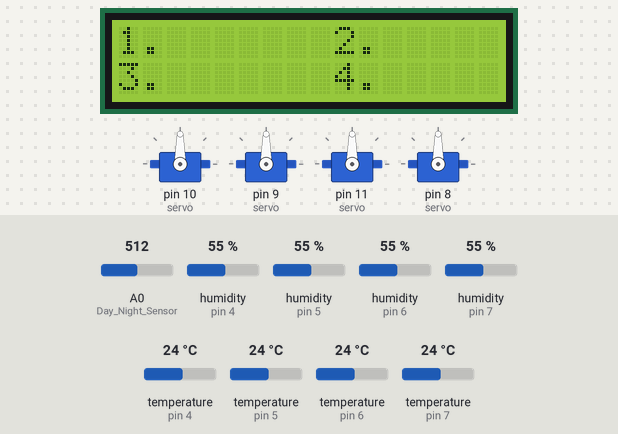
This sketch was run on a simulated Arduino Mega 2560, built with avr-gcc and run on an emulated ATmega2560. On the bench: 16×2 character LCD, 4 × servo. The test bench sets the inputs (shaded band); at power-on: A0 (Day_Night_Sensor) = 512, humidity (sensors on pin 4, pin 5, pin 6, pin 7) 55 %, temperature (sensors on pin 4, pin 5, pin 6, pin 7) 24 °C.

Above: at 1.2 s.
1.3 s: A0 (Day_Night_Sensor) set to 619
2.8 s: A0 (Day_Night_Sensor) set to 641
At 3.3 s:
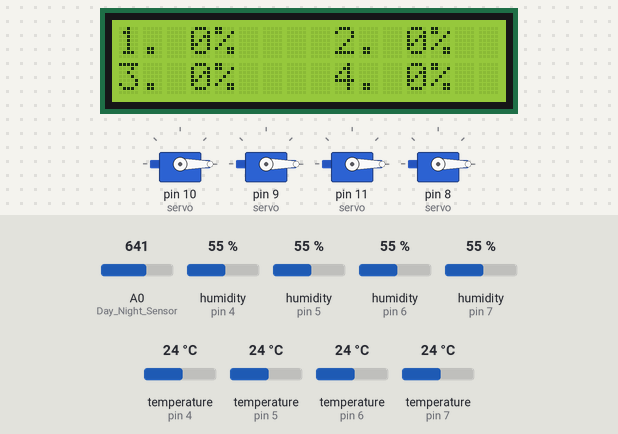
Timing chart, 0 to 5.8 s (numbered marks = the images above; inputs shaded):
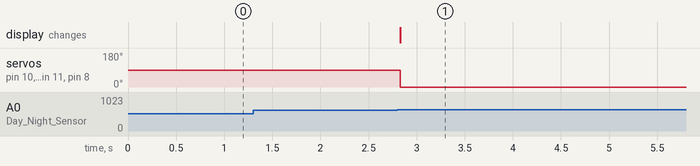

The sketch:

sketch.ino
```cpp
#include <DHT.h>
#include <Servo.h>
#include <LiquidCrystal_I2C.h>
#include "Predict_Water_Percentage.h"

LiquidCrystal_I2C lcd(0x27,16,2);

#define DHTPIN1 7
#define DHTPIN2 5
#define DHTPIN3 6
#define DHTPIN4 4
#define Day_Night_Sensor A0

DHT dht[] = {{DHTPIN1, DHT22},{DHTPIN2, DHT22},{DHTPIN3, DHT22},{DHTPIN4, DHT22},};

float humidity[4] = {0,0,0,0},H_temp[4];
float temperature[4] = {0,0,0,0},T_temp[4];
int water_percent[4] = {0,0,0,0},W_temp[4];
int flag = 1;

const float GAMMA = 0.7;
const float RL10 = 50;

Servo servo[4];

void setup()
{
  lcd.init(); // initialize the lcd
  lcd.backlight();
  for (auto& sensor : dht)
  {
    sensor.begin();
  }
  pinMode(Day_Night_Sensor, INPUT);

  servo[0].attach(10);
  servo[1].attach(9);
  servo[2].attach(11);
  servo[3].attach(8);

  lcd.setCursor(0,0);
  lcd.print("1.");
  lcd.setCursor(9,0);
  lcd.print("2.");
  lcd.setCursor(0,1);
  lcd.print("3.");
  lcd.setCursor(9,1);
  lcd.print("4.");
}

void read_temp_humid()
{
  for (int i = 0; i < 4; i++)
  {
    T_temp[i] = dht[i].readTemperature();
    H_temp[i] = dht[i].readHumidity();
  }
}

int  predict_water(float temp, float humid)
{
  float water_percent = 0;
  water_percent = predict_water_percentage(humid,temp);
  water_percent = water_percent * 100;
  int percent = int(water_percent);
  return percent;
}

void Change_Water_Flow(int percentage, int pos)
{
  float change = percentage * 0.01;
  int mov = 180 * change;
  servo[pos].write(mov);
  write_Percent_lcd(pos);
}

void Erase_LCD(int pos)
{
  switch (pos)
  {
    case 0:
    {
      lcd.setCursor(3,0);
	    lcd.print("    ");
      break;
    }
    case 1:
    {
      lcd.setCursor(12,0);
	    lcd.print("    ");
      break;
      break;
    }
    case 2:
    {
      lcd.setCursor(3,1);
	    lcd.print("    ");
      break;
    }
    case 3:
    {
     lcd.setCursor(12,1);
	    lcd.print("    ");
      break;
    }
}
}
void write_Percent_lcd(int pos)
{
  switch (pos)
  {
    case 0:
    {
      Erase_LCD(pos);
      lcd.setCursor(3,0);
	    lcd.print(water_percent[0]);
      lcd.print("%");
      break;
    }
    case 1:
    {
      Erase_LCD(pos);
      lcd.setCursor(12,0);
	    lcd.print(water_percent[1]);
      lcd.print("%");
      break;
    }
    case 2:
    {
      Erase_LCD(pos);
      lcd.setCursor(3,1);
	    lcd.print(water_percent[2]);
      lcd.print("%");
      break;
    }
    case 3:
    {
      Erase_LCD(pos);
      lcd.setCursor(12,1);
	    lcd.print(water_percent[3]);
      lcd.print("%");
      break;
    }
}
}

void Stop_Water_Flow()
{
  for(int i = 0; i < 4; i++)
  {
    servo[i].write(0);
    temperature[i]   = 0;
    humidity[i]      = 0;
    water_percent[i] = 0;
    write_Percent_lcd(i);
  }
}
int Day()
{
  int analogValue = analogRead(Day_Night_Sensor);
  float voltage = analogValue / 1024. * 5;
  float resistance = 2000 * voltage / (1 - voltage / 5);
  float lux = pow(RL10 * 1e3 * pow(10, GAMMA) / resistance, (1 / GAMMA));
  if (lux > 50)
    return 1;
  else
    return 0;
}
void loop()
{
  if (Day())
   {
      read_temp_humid();
      for(int i = 0 ; i < 4 ; i++)
      {
        if(T_temp[i] != temperature[i] || H_temp[i] != humidity[i])
        {
          temperature[i] = T_temp[i]; humidity[i] = H_temp[i];
          W_temp[i] = predict_water(temperature[i], humidity[i]);
        }
      }
      for(int i = 0 ; i < 4 ; i++)
      {
        if(W_temp[i] != water_percent[i])
        {
          water_percent[i] = W_temp[i];
          Change_Water_Flow(water_percent[i], i); // For changing water flow percentage
        }
      }
      flag = 1;
    }
  else
  {
    if(flag == 1)
    {
      flag = 0;
      Stop_Water_Flow();
    }
  }
}
```

Predict_Water_Percentage.h
```cpp
// #include<iostream>
#ifndef Start

// #include<iostream>
#include <math.h>
// using namespace std;

const int m = 8;
float hidden_layer_input[8];
float hidden_layer_output[9];
float output = 0;

//multiply hidden layer with weights
void input_multliply(float input[],int size,float weights[][m],int column){

    int rows = size;
    int cols = column;
    float temp[rows][cols];

    for (int i = 0; i < rows; i++)
    {
        for (int j = 0; j < cols; j++)
        {
            temp[i][j] = input[i]*weights[i][j];
        }
    }


    for (int i = 0; i < cols; i++)
    {
        hidden_layer_input[i]=0;
    }

    for (int i = 0; i < cols; i++)
    {
        float sum = 0;
        for (int j = 0; j < rows; j++)
        {
           sum = sum + temp[j][i];
        }
        hidden_layer_input[i] = sum;
    }


}


//multiply last hidden layer with weights
void input_multliply_last(float input[],int size,float weights[][1],int column){

    int rows = size;
    int cols = column;
    float temp[rows][cols];

    for (int i = 0; i < rows; i++)
    {
        for (int j = 0; j < cols; j++)
        {
            temp[i][j] = input[i]*weights[i][j];
        }
    }


    for (int i = 0; i < 9; i++)
    {
        hidden_layer_input[i]=0;
    }

    for (int i = 0; i < cols; i++)
    {
        float sum = 0;
        for (int j = 0; j < rows; j++)
        {
           sum = sum + temp[j][i];
        }
        hidden_layer_input[i] = sum;
    }


    //         for (int i = 0; i < 9; i++)
    // {
    //     cout << "Element at x[" << i
    //              << "]: ";
    //         cout << hidden_layer_input[i]<<endl;
    // }

}


//relu function
void relu(float input[],int size){

    for (int i = 0; i < size; i++)
    {
         if(input[i] <= 0){
             hidden_layer_output[i] = 0;
         }
         else{
             hidden_layer_output[i] = input[i];
         }
    }
    hidden_layer_output[8] = 1;

}


//sigmoid function
void sigmoid (float input[]) {

        output = 1 / (1 + exp(-input[0]));

}
float hi(float temp,float humid)
{
    float sum = temp + humid ;
    float average = sum / 1.8;
    average = average / 100;
    return average;
}


float predict_water_percentage(float humid,float temp)
{

    float input_layer_weights[3][8]={{-0.57856506, -0.08213568, -0.43907085, -0.3036409 ,  0.6628046 ,
         0.7553534 ,  0.14372635, -0.58095},
        {0.7047597 ,  0.23441976,  0.67971057,  0.33483654,  0.44590095,
        -0.0584395 , -0.13762644,  0.3444005},
         { 1.4179127 ,  1.4513916 , -1.4929569 , -1.6073055 ,  1.390608  ,
       -1.4216737 ,  0.05530057, -0.9563677 } };

    float hidden_layer1_weights[9][8] = {{1.5516937e-01,  5.6129348e-01,  2.2516549e-02,  2.4412899e-01,
         3.6624610e-02, -4.5448765e-01, -6.0169131e-01, -5.1730037e-01},
       { -2.1695161e-01,  2.8361738e-02,  4.6541947e-01, -3.5534343e-01,
        -2.4739426e-01, -4.6642619e-01,  4.3568903e-01, -2.5766808e-01 },
       { 3.3468533e-01, -6.4768195e-01, -3.8006696e-01,  4.6726620e-01,
         1.5526694e-01,  6.2384880e-01,  7.2748661e-02, -4.0549198e-01},
       {-5.1918674e-01,  1.8421386e-01,  4.2709357e-01, -2.8380901e-02,
        -4.5937833e-01,  5.7226741e-01,  7.0705950e-02, -6.1351919e-01 },
       { -1.3994747e-01,  2.2426999e-01, -4.9765688e-01, -2.3706533e-01,
        -5.0361603e-01,  3.6819230e-04, -3.0711055e-01,  2.7115712e-01},
       { -2.5531554e-01, -1.4276426e-01, -1.7011669e-01,  1.5578221e-01,
         4.2961198e-01,  3.9575061e-01, -4.4658571e-01,  4.7308582e-01},
       {3.4947640e-01,  3.8480696e-01,  2.8866029e-01,  5.3804487e-01,
        -3.5651919e-01,  1.6140446e-01,  1.2305534e-01, -2.0509973e-02 },
       { -3.4879676e-01, -1.4858256e-01, -3.3995202e-01, -2.8799796e-01,
        -2.2261965e-01,  6.1543542e-01,  4.3480152e-01, -4.1647887e-01 },
       {0.        ,  1.4347509 ,  0.        ,  1.3279197 ,  0.        ,
       -1.478049  ,  0.        ,  0.58443433}};

    float hidden_layer2_weights[9][1] = {{-0.03359169 }, { -0.48137376}, { -0.7854406}, {-0.08404907},
       {-0.37638563}, {0.41627768}, {-0.02935261},{-3.1762486  },{-1.4324794}};


    float input_layer[3] = {humid,temp,1};  //humid,temp,bias

    input_multliply(input_layer,3,input_layer_weights,8);
    relu(hidden_layer_input,8);
    input_multliply(hidden_layer_output,9,hidden_layer1_weights,8);
    relu(hidden_layer_input,8);
    input_multliply_last(hidden_layer_output,9,hidden_layer2_weights,1);
    sigmoid(hidden_layer_input);

    //cout<<output;
    return output;
}
#endif
```

Measured:
- the behaviour switches between 633 and 634 on A0 (Day_Night_Sensor) (found by bisection; images 0 and 1)
- after the input at 1.3 s, every drawn part: stays the same
- after the input at 2.8 s, servo on pin 10 (servo), servo on pin 9 (servo), servo on pin 11 (servo), servo on pin 8 (servo): 90° → 0° at once; the display: changes at once (image 1)
